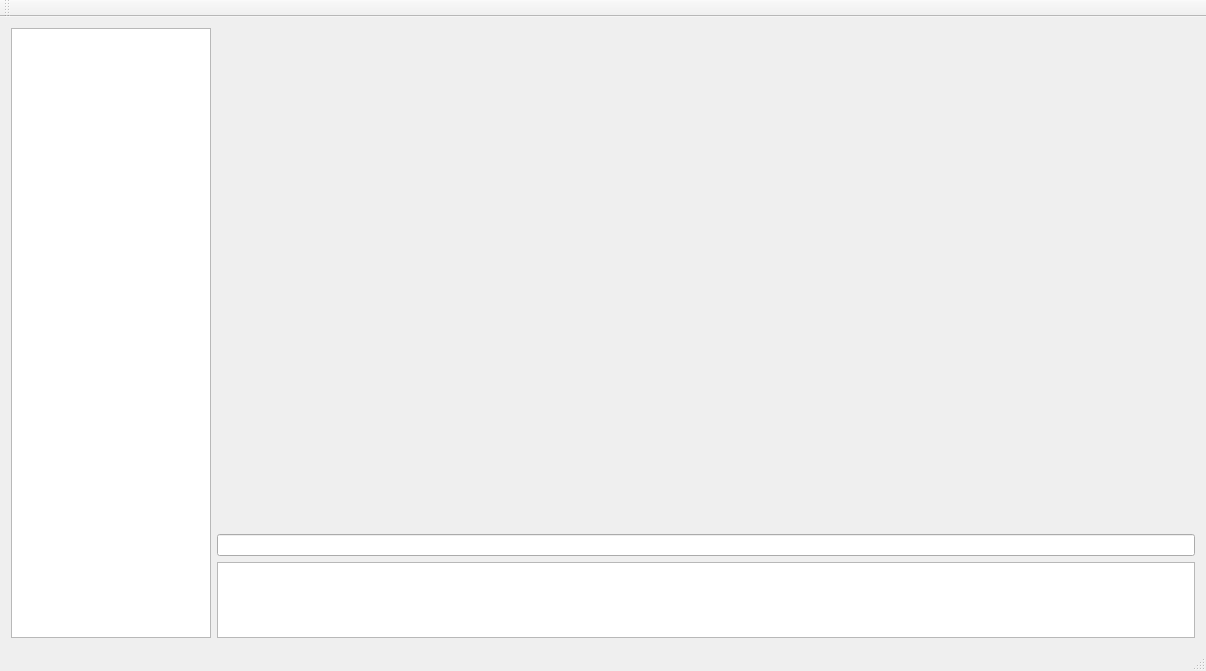
<?xml version="1.0" encoding="UTF-8"?>
<ui version="4.0">
 <class>MainWindow</class>
 <widget class="QMainWindow" name="MainWindow">
  <property name="geometry">
   <rect>
    <x>0</x>
    <y>0</y>
    <width>1206</width>
    <height>671</height>
   </rect>
  </property>
  <property name="windowTitle">
   <string>MainWindow</string>
  </property>
  <widget class="QWidget" name="centralWidget">
   <layout class="QHBoxLayout" name="horizontalLayout_2">
    <item>
     <widget class="QListWidget" name="projectlist">
      <property name="maximumSize">
       <size>
        <width>200</width>
        <height>16777215</height>
       </size>
      </property>
     </widget>
    </item>
    <item>
     <layout class="QVBoxLayout" name="verticalLayout">
      <item>
       <widget class="QCustomPlot" name="customPlot" native="true">
        <property name="minimumSize">
         <size>
          <width>0</width>
          <height>500</height>
         </size>
        </property>
       </widget>
      </item>
      <item>
       <widget class="QLineEdit" name="edit">
        <property name="maximumSize">
         <size>
          <width>16777215</width>
          <height>16777215</height>
         </size>
        </property>
       </widget>
      </item>
      <item>
       <widget class="QListWidget" name="invariants"/>
      </item>
     </layout>
    </item>
   </layout>
  </widget>
  <widget class="QMenuBar" name="menuBar">
   <property name="geometry">
    <rect>
     <x>0</x>
     <y>0</y>
     <width>1206</width>
     <height>21</height>
    </rect>
   </property>
  </widget>
  <widget class="QToolBar" name="mainToolBar">
   <attribute name="toolBarArea">
    <enum>TopToolBarArea</enum>
   </attribute>
   <attribute name="toolBarBreak">
    <bool>false</bool>
   </attribute>
  </widget>
  <widget class="QStatusBar" name="statusBar"/>
 </widget>
 <layoutdefault spacing="6" margin="11"/>
 <customwidgets>
  <customwidget>
   <class>QCustomPlot</class>
   <extends>QWidget</extends>
   <header>qcustomplot.h</header>
   <container>1</container>
  </customwidget>
 </customwidgets>
 <resources/>
 <connections/>
</ui>
